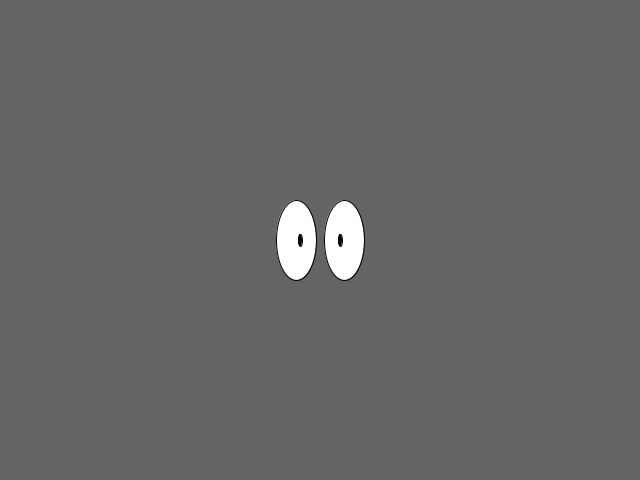
Frame 1 (no input)
Frame 60 (the mouse pressed at the canvas centre just before this capture): identical to frame 1, image omitted
Frame 120 (the mouse held since frame 60 and released just before this capture): identical to frame 1, image omitted

The Processing sketch that drew this single still picture (run headless with seeded random() and noise(); from frame 60 on, the mouse is pressed at the canvas centre):

// Processing sketch: raccoonObject
// ── raccoonObject.pde
class Raccoon { 
  float x, y;
  float scale=1;
  Raccoon(float x_, float y_) {
    x=x_;  
    y=y_;
  }
  void drawRaccoon() {
  float eyeRadius=20*scale;
  float pupilRadius=2*scale;
  //left eye
  fill(255);
  ellipse(x-.6*eyeRadius, y, eyeRadius, 2*eyeRadius);
  //right eye
  ellipse(x+.6*eyeRadius, y, eyeRadius, 2*eyeRadius);
  //    left pupil
  fill(0);
  ellipse(x-5*pupilRadius, y, pupilRadius, 3*pupilRadius);
  //    right pupil
  ellipse(x+5*pupilRadius, y, pupilRadius, 3*pupilRadius);
  }
  void setScale(float s) {
    scale=s;
  }
}

// ── setup.pde
Raccoon rocky;
void setup() {
  size(640, 480);
  rocky=new Raccoon(width/2,height/2);
//  put in middle
}
void draw() {
  background(100);
  rocky.setScale(2);
  rocky.drawRaccoon();
}
